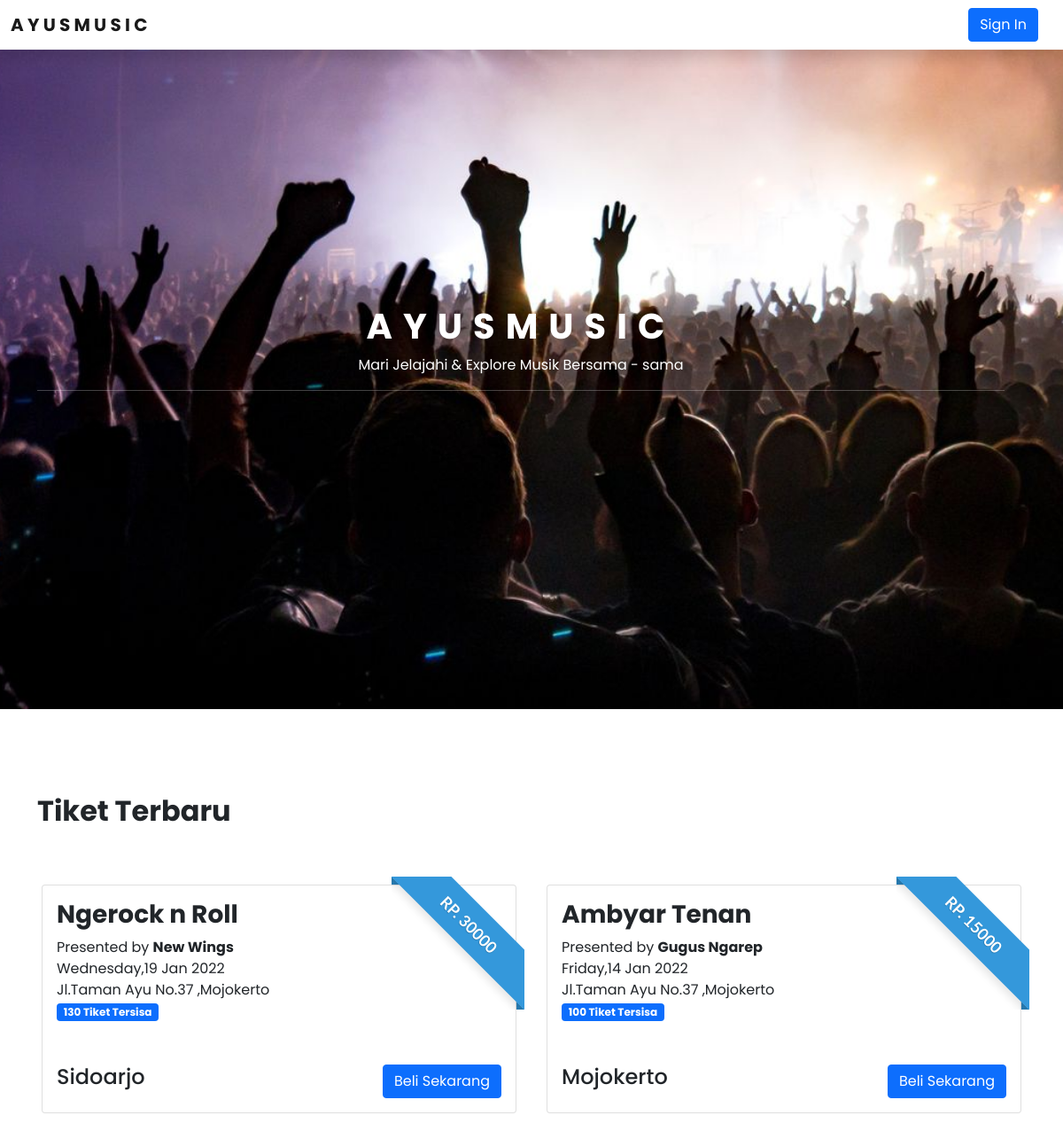
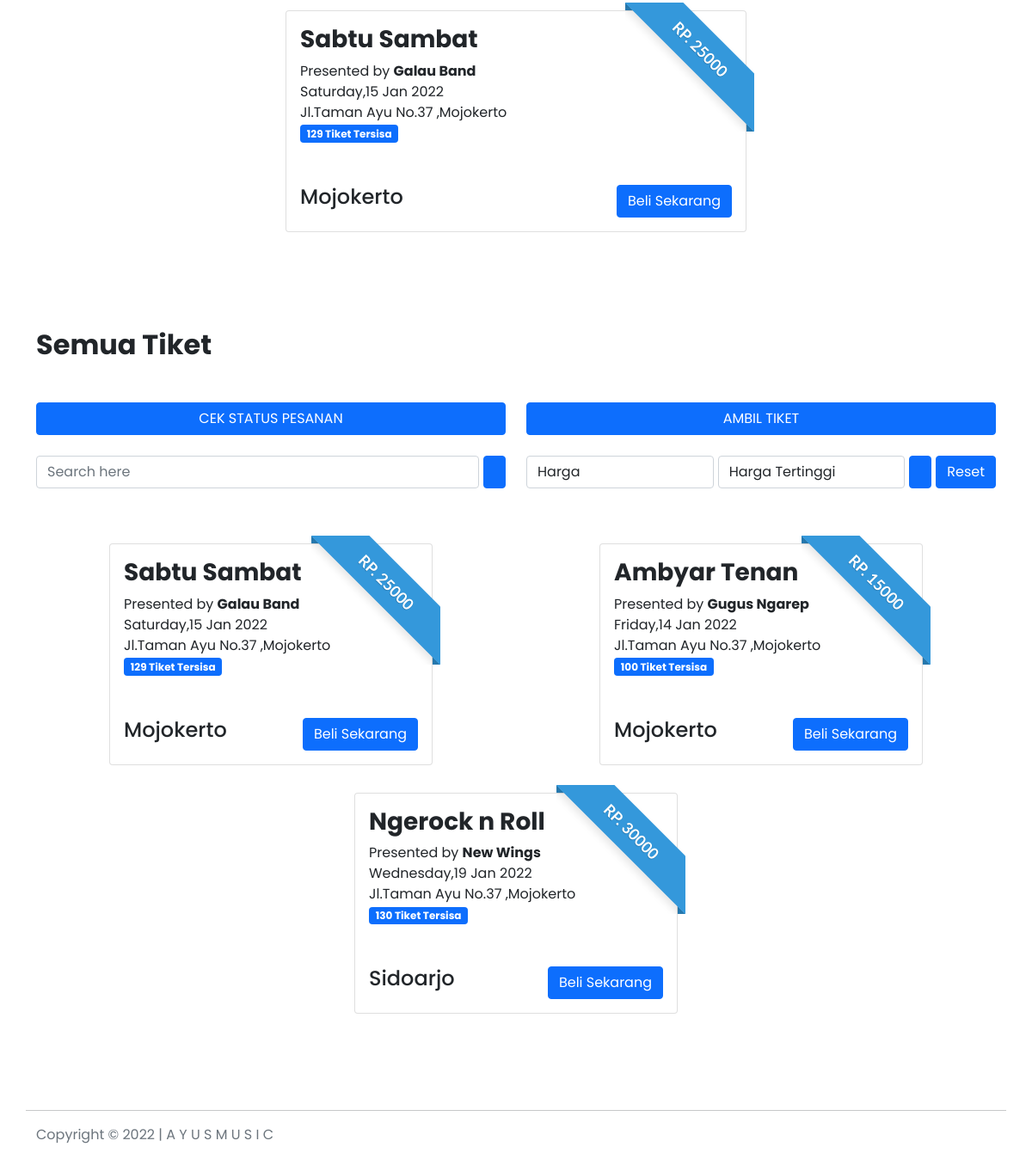
Screenshot of /?tiket=all with the database file from the repository (2 pictures, top to bottom).
### tables this page shows
CREATE TABLE `tiket` (
  `id_tiket` int(11) NOT NULL,
  `id_wilayah` int(11) DEFAULT NULL,
  `judul_konser` varchar(255) DEFAULT NULL,
  `nama_band` varchar(255) DEFAULT NULL,
  `tanggal` date DEFAULT NULL,
  `harga` varchar(255) DEFAULT NULL,
  `jumlah` int(11) DEFAULT NULL,
  `tempat` longtext DEFAULT NULL
);

CREATE TABLE `wilayah` (
  `id_wilayah` int(11) NOT NULL,
  `wilayah` varchar(255) DEFAULT NULL
);

### index.php (the view, shortened to what this page needs)
<?php
    include "db/konek.php";
?>
<!DOCTYPE html>
<html lang="en">
<head>
    <link rel="stylesheet" href="assets/css/bootstrap.min.css">
    <link rel="stylesheet" href="assets/css/main.style.css">
    <link rel="stylesheet" href="https://maxst.icons8.com/vue-static/landings/line-awesome/line-awesome/1.3.0/css/line-awesome.min.css">
</head>
<body>
    <nav class="navbar navbar-expand-lg navbar-light fixed-top shadow" style="background: #fff;">
    <div class="container-fluid">
        <a class="navbar-brand fw-bold" href="#"><i class="las la-music fw-bold"></i>  A Y U S M U S I C</a>
        <div class="collapse navbar-collapse px-3" id="navbarSupportedContent">
            <a href="nimda/login.php" class="btn btn-primary btn-md">Sign In</a>
        </div>
    </div>
    </nav>
    <div id="jumbotron-header" class="jumbotron jumbotron-fluid">
        <div class="container">
            <div class="row align-items-center justify=content-center w-100" style="min-height: 100vh;">
                <div class="col-12 text-center">
                    <h2 class="display-6 fw-bold text-white" style="letter-spacing: .3em;">AYUSMUSIC</h2>
                    <p class="text-white text-center">Mari Jelajahi & Explore Musik Bersama - sama</p>
                    <hr style="color: white;">
                </div>
            </div>
        </div>
    </div>
    <div class="container container-fluid my-5">
        <div class="row">
            <div class="col-12 my-5">
                <h2 class="fw-bold text-center text-lg-start">Tiket Terbaru</h2>
                <div class="col-12 mt-5">
                    <div class="row">
                        <?php
                            $selectLatest = mysqli_query($konek,"SELECT * FROM tiket INNER JOIN wilayah ON tiket.id_wilayah = wilayah.id_wilayah ORDER BY id_tiket DESC LIMIT 3");
                            while($rwTiket = mysqli_fetch_assoc($selectLatest)) {
                                $tanggal = date("l,d M Y", strtotime($rwTiket['tanggal']));
                        ?>
                                <div class="col-3 mx-auto my-3" style="width: 35rem;">
                                    <div class="card">
                                        <div class="card-body">
                                            <div class="d-flex justify-content-between">
                                                <h3 class="fw-bold"><?= $rwTiket['judul_konser'] ?></h4>
                                                <div class="ribbon ribbon-top-right"><span>Rp. <?=$rwTiket['harga']?></span></div>
                                            </div>
                                            <p class="lh-base">Presented by <strong><?=$rwTiket['nama_band']?></strong><br><?=$tanggal?> <br> <?=$rwTiket['tempat']?><br> <span class="badge bg-primary"><?=$rwTiket['jumlah']?> Tiket Tersisa</span></p>
                                            <div class="d-flex justify-content-between mt-5">
                                                <h4><?=$rwTiket['wilayah']?></h4>
                                                <button onclick="tumbas('<?=$rwTiket['id_tiket']?>','<?=$rwTiket['harga']?>')" class="btn btn-primary">Beli Sekarang</button>
                                            </div>
                                        </div>
                                    </div>
                                </div>
                        <?php
                            }
                        ?>
                    </div>
                </div>
            </div>
            <div class="col-12 my-5">
                <h2 class="fw-bold text-center text-lg-start">Semua Tiket</h2>
                <div class="col-12 mt-5">
                    <div class="row">
                        <div class="col-12 col-md-6 mb-4">
                            <a href="invc/" class="btn btn-primary w-100">CEK STATUS PESANAN</a>
                        </div>
                        <div class="col-12 col-md-6 mb-4">
                            <a href="tiket/" class="btn btn-primary w-100">AMBIL TIKET</a>
                        </div>
                        <div class="col-12 col-md-6 d-flex mb-4 mb-md-0">
                            <input type="search" name="search" id="search" class="form-control" placeholder="Search here" style="margin-right: 5px;">
                            <button id="btn-search" class="btn btn-primary"><i class="las la-search"></i></button>
                        </div>
                        <div class="col-12 col-md-6 d-flex">
                            <select name="kategori" id="kategori" class="form-control">
                                <option value="harga">Harga</option>
                            </select>
                            <select name="opsi" id="opsi" class="form-control" style="margin-left: 5px;">
                                <option value="DESC">Harga Tertinggi</option>
                            </select>
                            <button id="btn-filter" class="btn btn-primary" style="margin-left: 5px;"><i class="las la-filter"></i></button>
                            <button id="btn-reset" class="btn btn-primary" style="margin-left: 5px;">Reset</button>
                        </div>
                    </div>
                    <div class="row mt-5">
                            <?php include "db/showTiket.php" ?>
                    </div>
                </div>
            </div>
        </div>
    </div>
</body>
<footer class="mt-5">
    <div class="container container-fluid mt-5">
        <div class="col-12">
            <div class="row">
                <hr>
                <p class="text-muted text-center text-md-start">Copyright &copy; 2022 | <i class="las la-music"></i> A Y U S M U S I C </p>
            </div>
        </div>
    </div>
</footer>
</html>

### db/showTiket.php (shortened to what this page needs)
<?php
    if(isset($_GET['tiket']) == 'all') {
        $selectLatest = mysqli_query($konek,"SELECT * FROM tiket INNER JOIN wilayah ON tiket.id_wilayah = wilayah.id_wilayah ORDER BY id_tiket ASC");
        while($rwTiket = mysqli_fetch_assoc($selectLatest)) {
        $tanggal = date("l,d M Y", strtotime($rwTiket['tanggal']));
?>
        <div class="col-3 mx-auto my-3" style="width: 25rem;">
            <div class="card">
                <div class="card-body">
                    <div class="d-flex justify-content-between">
                        <h3 class="fw-bold"><?= $rwTiket['judul_konser'] ?></h4>
                        <div class="ribbon ribbon-top-right"><span>Rp. <?=$rwTiket['harga']?></span></div>
                    </div>
                    <p class="lh-base">Presented by <strong><?=$rwTiket['nama_band']?></strong><br><?=$tanggal?> <br> <?=$rwTiket['tempat']?><br> <span class="badge bg-primary"><?=$rwTiket['jumlah']?> Tiket Tersisa</span></p>
                    <div class="d-flex justify-content-between mt-5">
                        <h4><?=$rwTiket['wilayah']?></h4>
                        <button onclick="tumbas('<?=$rwTiket['id_tiket']?>','<?=$rwTiket['harga']?>')" class="btn btn-primary">Beli Sekarang</button>
                    </div>
                </div>
            </div>
        </div>
<?php
        }
    }
?>

### assets/css/main.style.css (style rules this page uses)
* { padding: 0; margin: 0; font-family: "Poppins"; }
:root { --ungu : #8b11bb; }
#jumbotron-header { background: url('../img/bgheader.jpg') center no-repeat !important; background-size: cover !important ; }
.ribbon { width: 150px; height: 150px; overflow: hidden; position: absolute; }
.ribbon::before, .ribbon::after { position: absolute; z-index: -1; content: ''; display: block; border: 5px solid #2980b9; }
.ribbon span { position: absolute; display: block; width: 225px; padding: 15px 0; background-color: #3498db; box-shadow: 0 5px 10px rgba(0,0,0,.1); color: #fff; font: 700 18px/1 'Lato', sans-serif; text-shadow: 0 1px 1px rgba(0,0,0,.2); text-transform: uppercase; text-align: center; }
.ribbon-top-right { top: -10px; right: -10px; }
.ribbon-top-right::before, .ribbon-top-right::after { border-top-color: transparent; border-right-color: transparent; }
.ribbon-top-right::before { top: 0; left: 0; }
.ribbon-top-right::after { bottom: 0; right: 0; }
.ribbon-top-right span { left: -25px; top: 30px; transform: rotate(45deg); }

### rows the page displays
tiket: judul_konser "Ngerock n Roll", harga "30000", nama_band "New Wings", tanggal "Wednesday,19 Jan 2022", tempat "Jl.Taman Ayu No.37 ,Mojokerto", jumlah "130", id_wilayah.wilayah "Sidoarjo"
tiket: judul_konser "Ambyar Tenan", harga "15000", nama_band "Gugus Ngarep", tanggal "Friday,14 Jan 2022", tempat "Jl.Taman Ayu No.37 ,Mojokerto", jumlah "100", id_wilayah.wilayah "Mojokerto"
tiket: judul_konser "Sabtu Sambat", harga "25000", nama_band "Galau Band", tanggal "Saturday,15 Jan 2022", tempat "Jl.Taman Ayu No.37 ,Mojokerto", jumlah "129", id_wilayah.wilayah "Mojokerto"
